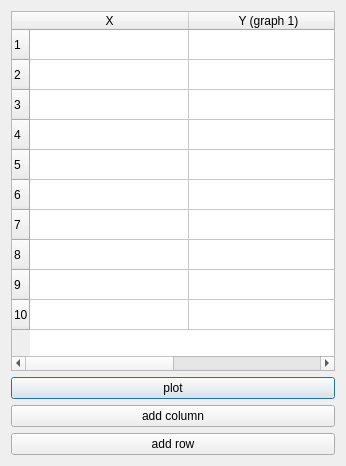
<?xml version="1.0" encoding="UTF-8"?>
<ui version="4.0">
 <class>Dialog2</class>
 <widget class="QDialog" name="Dialog2">
  <property name="geometry">
   <rect>
    <x>0</x>
    <y>0</y>
    <width>346</width>
    <height>466</height>
   </rect>
  </property>
  <property name="windowTitle">
   <string>Dialog</string>
  </property>
  <property name="styleSheet">
   <string notr="true">QLabel {
    color: black;
}</string>
  </property>
  <layout class="QVBoxLayout" name="verticalLayout_2">
   <item>
    <widget class="QTableWidget" name="tableWidget">
     <property name="sizePolicy">
      <sizepolicy hsizetype="Expanding" vsizetype="Expanding">
       <horstretch>0</horstretch>
       <verstretch>0</verstretch>
      </sizepolicy>
     </property>
     <property name="maximumSize">
      <size>
       <width>331</width>
       <height>16777215</height>
      </size>
     </property>
     <property name="sizeAdjustPolicy">
      <enum>QAbstractScrollArea::AdjustToContents</enum>
     </property>
     <property name="rowCount">
      <number>10</number>
     </property>
     <attribute name="horizontalHeaderDefaultSectionSize">
      <number>159</number>
     </attribute>
     <attribute name="horizontalHeaderShowSortIndicator" stdset="0">
      <bool>false</bool>
     </attribute>
     <attribute name="horizontalHeaderStretchLastSection">
      <bool>false</bool>
     </attribute>
     <row/>
     <row/>
     <row/>
     <row/>
     <row/>
     <row/>
     <row/>
     <row/>
     <row/>
     <row/>
     <column>
      <property name="text">
       <string>X</string>
      </property>
     </column>
     <column>
      <property name="text">
       <string>Y (graph 1)</string>
      </property>
     </column>
     <item row="0" column="0">
      <property name="text">
       <string/>
      </property>
     </item>
     <item row="0" column="1">
      <property name="text">
       <string/>
      </property>
     </item>
     <item row="1" column="0">
      <property name="text">
       <string/>
      </property>
     </item>
     <item row="1" column="1">
      <property name="text">
       <string/>
      </property>
     </item>
     <item row="2" column="0">
      <property name="text">
       <string/>
      </property>
     </item>
     <item row="2" column="1">
      <property name="text">
       <string/>
      </property>
     </item>
    </widget>
   </item>
   <item>
    <layout class="QVBoxLayout" name="verticalLayout"/>
   </item>
   <item>
    <widget class="QPushButton" name="plotwork">
     <property name="text">
      <string>plot</string>
     </property>
    </widget>
   </item>
   <item>
    <widget class="QPushButton" name="addwork_2">
     <property name="text">
      <string>add column</string>
     </property>
    </widget>
   </item>
   <item>
    <widget class="QPushButton" name="addwork">
     <property name="text">
      <string>add row</string>
     </property>
    </widget>
   </item>
  </layout>
 </widget>
 <resources/>
 <connections/>
</ui>
